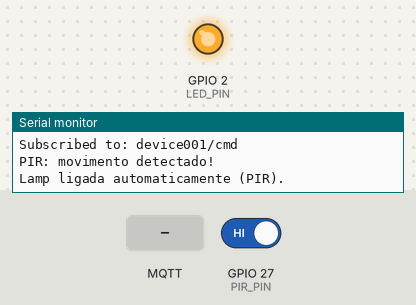
Bench run of a sketch on a simulated ESP32. Shown: output pins drawn as LEDs (lit = HIGH), the last lines printed to the serial monitor. The inputs (shaded band) are chosen by the test bench; at power-on: GPIO 27 (PIR_PIN) HIGH. WiFi joins after 1.5 s; servers stay silent unless stated; no MQTT or app messages arrive unless stated.

Above: at 3.3 s.
3.4 s: GPIO 27 (PIR_PIN) driven LOW
5.6 s: MQTT message "on" arrives on the first subscribed topic
7.6 s: MQTT message "off" arrives on the first subscribed topic
At 8.7 s:
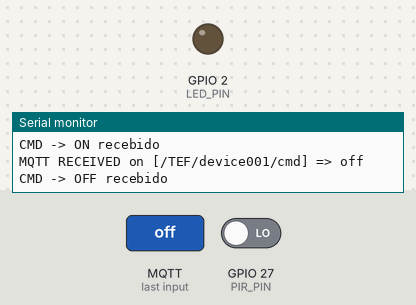
9.6 s: GPIO 27 (PIR_PIN) driven HIGH
At 10.4 s:
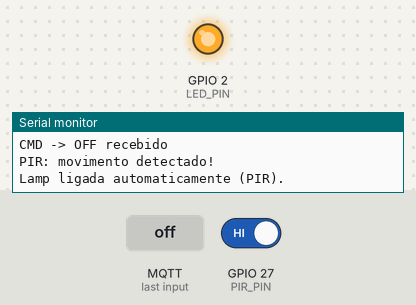
11.6 s: MQTT message "{" arrives on the first subscribed topic
Timing chart, 0 to 14.6 s (numbered marks = the images above; inputs shaded):
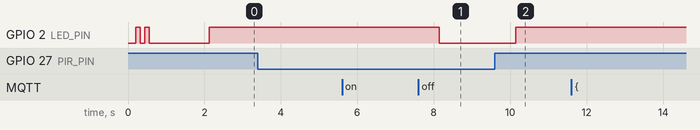

Measured:
- after the input at 7.6 s, GPIO 2 (LED_PIN): HIGH → LOW after 0.54 s
- after the input at 9.6 s, GPIO 2 (LED_PIN): LOW → HIGH after 0.55 s

The sketch:

meutrampo.ino
```cpp
// arquivo: pir_lamp_pir_auto_on_robust.ino
#include <WiFi.h>
#include <PubSubClient.h>

// =============================
// CONFIGURAÇÕES EDITÁVEIS
// =============================
const char* WIFI_SSID = "Wokwi-GUEST";
const char* WIFI_PASS = "";

const char* MQTT_BROKER = "4.172.212.188"; // ajuste conforme seu broker/host
const int   MQTT_PORT   = 1883;

// principais tópicos (onde o esp publica)
const char* TOPIC_PUB_A = "/TEF/device001/attrs";
const char* TOPIC_PUB_B = "/smart/device001/attrs";
const char* TOPIC_PUB_C = "/device001/attrs";

// tópicos de motion
const char* TOPIC_M_A = "/TEF/device001/attrs/m";
const char* TOPIC_M_B = "/smart/device001/attrs/m";
const char* TOPIC_M_C = "/device001/attrs/m";

// iremos subscrever vários tópicos para garantir entrega do comando
const char* SUB_TOPICS[] = {
  "/TEF/device001/cmd",
  "/smart/device001/cmd",
  "/device001/cmd",
  "device001/cmd"
};
const int SUB_TOPICS_COUNT = sizeof(SUB_TOPICS) / sizeof(SUB_TOPICS[0]);

const char* DEVICE_PREFIX = "device001"; // prefixo usado nos comandos: device001@on|

const int LED_PIN = 2;   // pino do LED/lâmpada
const int PIR_PIN = 27;  // seu PIR está em GPIO 27

WiFiClient wifiClient;
PubSubClient mqtt(wifiClient);

char lampState = '0'; // '1' = on, '0' = off
int lastPIR = -1;

// utility: unique client id
String makeClientId() {
  uint32_t id = (uint32_t)ESP.getEfuseMac();
  return String("esp32_") + String(id & 0xFFFFFF, HEX);
}

void connectWiFi() {
  Serial.print("Conectando WiFi...");
  WiFi.begin(WIFI_SSID, WIFI_PASS);
  int tries = 0;
  while (WiFi.status() != WL_CONNECTED && tries < 200) {
    delay(100);
    Serial.print(".");
    tries++;
  }
  Serial.println();
  if (WiFi.status() == WL_CONNECTED) {
    Serial.print("WiFi conectado. IP: ");
    Serial.println(WiFi.localIP());
  } else {
    Serial.println("WiFi não conectado (timeout).");
  }
}

void mqttCallback(char* topic, byte* payload, unsigned int length) {
  String msg;
  for (unsigned int i = 0; i < length; i++) msg += (char)payload[i];

  Serial.print("MQTT RECEIVED on [");
  Serial.print(topic);
  Serial.print("] => ");
  Serial.println(msg);

  // aceitar várias formas:
  // device001@on|  OR  on  OR {"value":""} etc.
  String onPattern  = String(DEVICE_PREFIX) + "@on|";
  String offPattern = String(DEVICE_PREFIX) + "@off|";

  // normaliza
  String trimmed = msg;
  trimmed.trim();

  if (trimmed.equalsIgnoreCase(onPattern) || trimmed.equalsIgnoreCase("on")) {
    Serial.println("CMD -> ON recebido");
    digitalWrite(LED_PIN, HIGH);
    lampState = '1';
    // publicar estado em todos tópicos (redundância)
    mqtt.publish(TOPIC_PUB_A, "s|on");
    mqtt.publish(TOPIC_PUB_B, "s|on");
    mqtt.publish(TOPIC_PUB_C, "s|on");
  } else if (trimmed.equalsIgnoreCase(offPattern) || trimmed.equalsIgnoreCase("off")) {
    Serial.println("CMD -> OFF recebido");
    digitalWrite(LED_PIN, LOW);
    lampState = '0';
    mqtt.publish(TOPIC_PUB_A, "s|off");
    mqtt.publish(TOPIC_PUB_B, "s|off");
    mqtt.publish(TOPIC_PUB_C, "s|off");
  } else {
    // alguns IoT Agents enviam payload JSON quando usando /iot/json; verifique e parse
    if (trimmed.startsWith("{") && trimmed.indexOf("on") >= 0) {
      digitalWrite(LED_PIN, HIGH);
      lampState = '1';
      mqtt.publish(TOPIC_PUB_A, "s|on");
      mqtt.publish(TOPIC_PUB_B, "s|on");
      mqtt.publish(TOPIC_PUB_C, "s|on");
      Serial.println("Heurística: ligando por JSON contendo 'on'.");
    } else if (trimmed.startsWith("{") && trimmed.indexOf("off") >= 0) {
      digitalWrite(LED_PIN, LOW);
      lampState = '0';
      mqtt.publish(TOPIC_PUB_A, "s|off");
      mqtt.publish(TOPIC_PUB_B, "s|off");
      mqtt.publish(TOPIC_PUB_C, "s|off");
      Serial.println("Heurística: desligando por JSON contendo 'off'.");
    } else {
      Serial.println("Mensagem desconhecida recebida (ignorando).");
    }
  }
}

void connectMQTT() {
  mqtt.setServer(MQTT_BROKER, MQTT_PORT);
  mqtt.setCallback(mqttCallback);

  String clientId = makeClientId();
  while (!mqtt.connected()) {
    Serial.print("Conectando MQTT com clientId ");
    Serial.print(clientId);
    Serial.print(" ... ");
    if (mqtt.connect(clientId.c_str())) {
      Serial.println("Conectado.");
      // subscrever em vários tópicos
      for (int i = 0; i < SUB_TOPICS_COUNT; i++) {
        mqtt.subscribe(SUB_TOPICS[i]);
        Serial.print("Subscribed to: ");
        Serial.println(SUB_TOPICS[i]);
      }
    } else {
      Serial.print("Falha, rc=");
      Serial.print(mqtt.state());
      Serial.println(". novo try em 2s.");
      delay(2000);
    }
  }
}

void publishStateAll(const char* payload) {
  mqtt.publish(TOPIC_PUB_A, payload);
  mqtt.publish(TOPIC_PUB_B, payload);
  mqtt.publish(TOPIC_PUB_C, payload);
}

void setup() {
  Serial.begin(115200);
  delay(200);

  pinMode(LED_PIN, OUTPUT);
  digitalWrite(LED_PIN, LOW);
  pinMode(PIR_PIN, INPUT);

  // blink init
  digitalWrite(LED_PIN, HIGH); delay(120);
  digitalWrite(LED_PIN, LOW);  delay(120);
  digitalWrite(LED_PIN, HIGH); delay(120);
  digitalWrite(LED_PIN, LOW);

  connectWiFi();
  connectMQTT();

  // publica estado inicial desligado
  publishStateAll("s|off");
  mqtt.publish(TOPIC_M_A, "0");
  mqtt.publish(TOPIC_M_B, "0");
  mqtt.publish(TOPIC_M_C, "0");
}

void handlePIR() {
  int state = digitalRead(PIR_PIN);
  if (state != lastPIR) {
    lastPIR = state;
    if (state == HIGH) {
      Serial.println("PIR: movimento detectado!");
      // publicar motion
      mqtt.publish(TOPIC_M_A, "1");
      mqtt.publish(TOPIC_M_B, "1");
      mqtt.publish(TOPIC_M_C, "1");
      // ligar lamp se estiver desligada (modo C)
      if (lampState != '1') {
        digitalWrite(LED_PIN, HIGH);
        lampState = '1';
        publishStateAll("s|on");
        Serial.println("Lamp ligada automaticamente (PIR).");
      }
    } else {
      Serial.println("PIR: sem movimento.");
      mqtt.publish(TOPIC_M_A, "0");
      mqtt.publish(TOPIC_M_B, "0");
      mqtt.publish(TOPIC_M_C, "0");
      Serial.println("Modo C: lâmpada permanece no estado atual.");
    }
  }
}

void loop() {
  if (!mqtt.connected()) connectMQTT();
  mqtt.loop();

  handlePIR();

  // re-publish state periodicamente (mantém orion atualizado)
  if (lampState == '1') publishStateAll("s|on");
  else publishStateAll("s|off");

  delay(1000);
}
```
